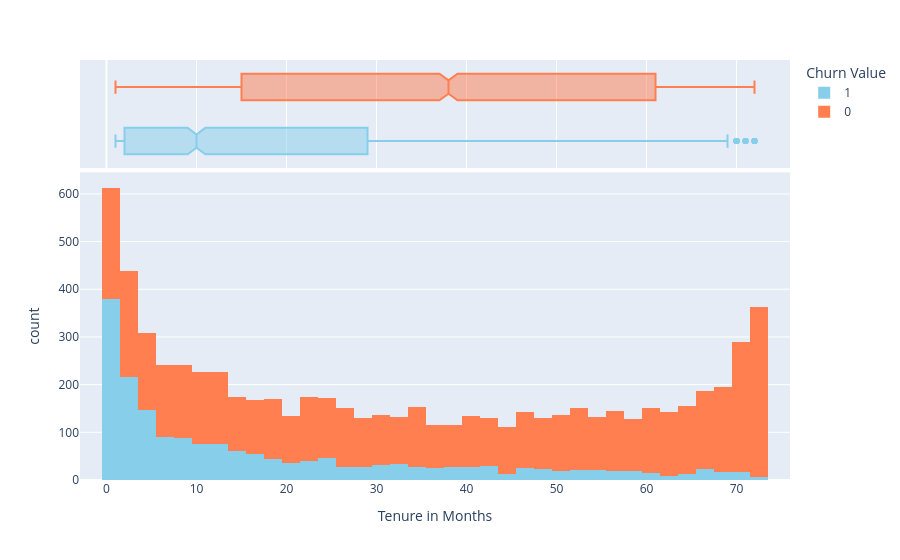

Notebook code cell kept with this figure:
### Code cell
import plotly.express as px

# Assuming 'df' is your DataFrame
custom_palette = {0: "coral", 1: "skyblue"}
fig = px.histogram(df, x="Tenure in Months", color="Churn Value", marginal="box", color_discrete_map=custom_palette)
fig.show()

### Figure 1 — Plotly figure (JSON) as saved in the notebook; plotly's stock layout.template omitted (floating-point values rounded to 4 significant figures; data arrays with more than 128 entries replaced by an {"elided": "..."} marker saying what was removed)
{"data": [{"alignmentgroup": "True", "bingroup": "x", "hovertemplate": "Churn Value=1<br>Tenure in Months=%{x}<br>count=%{y}<extra></extra>", "legendgroup": "1", "marker": {"color": "skyblue", "pattern": {"shape": ""}}, "name": "1", "offsetgroup": "1", "orientation": "v", "showlegend": true, "type": "histogram", "x": {"elided": "1869 int values"}, "xaxis": "x", "yaxis": "y"}, {"alignmentgroup": "True", "hovertemplate": "Churn Value=1<br>Tenure in Months=%{x}<extra></extra>", "legendgroup": "1", "marker": {"color": "skyblue"}, "name": "1", "notched": true, "offsetgroup": "1", "showlegend": false, "type": "box", "x": {"elided": "1869 int values"}, "xaxis": "x2", "yaxis": "y2"}, {"alignmentgroup": "True", "bingroup": "x", "hovertemplate": "Churn Value=0<br>Tenure in Months=%{x}<br>count=%{y}<extra></extra>", "legendgroup": "0", "marker": {"color": "coral", "pattern": {"shape": ""}}, "name": "0", "offsetgroup": "0", "orientation": "v", "showlegend": true, "type": "histogram", "x": {"elided": "5174 int values"}, "xaxis": "x", "yaxis": "y"}, {"alignmentgroup": "True", "hovertemplate": "Churn Value=0<br>Tenure in Months=%{x}<extra></extra>", "legendgroup": "0", "marker": {"color": "coral"}, "name": "0", "notched": true, "offsetgroup": "0", "showlegend": false, "type": "box", "x": {"elided": "5174 int values"}, "xaxis": "x2", "yaxis": "y2"}], "layout": {"barmode": "relative", "legend": {"title": {"text": "Churn Value"}, "tracegroupgap": 0}, "margin": {"t": 60}, "xaxis": {"anchor": "y", "domain": [0, 1], "title": {"text": "Tenure in Months"}}, "xaxis2": {"anchor": "y2", "domain": [0, 1], "matches": "x", "showgrid": true, "showticklabels": false}, "yaxis": {"anchor": "x", "domain": [0, 0.7326], "title": {"text": "count"}}, "yaxis2": {"anchor": "x2", "domain": [0.7426, 1], "matches": "y2", "showgrid": false, "showline": false, "showticklabels": false, "ticks": ""}}}
